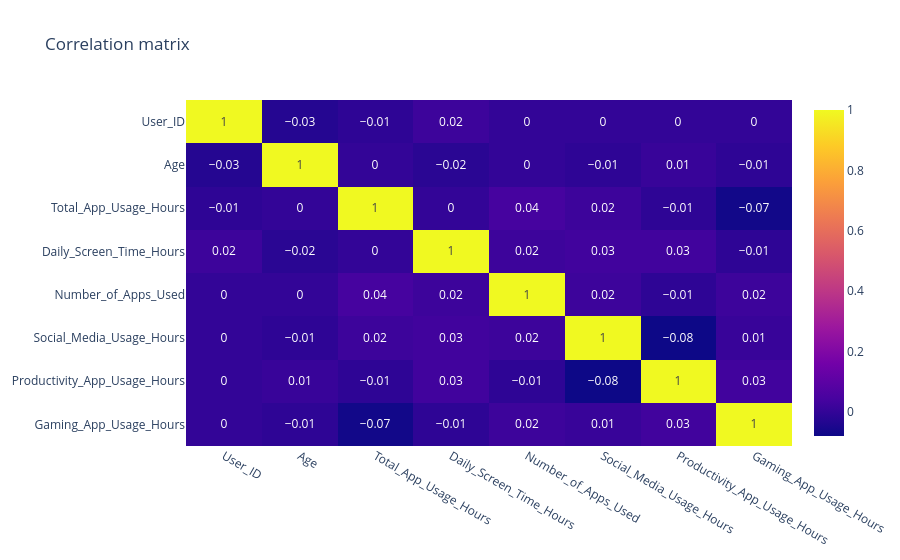
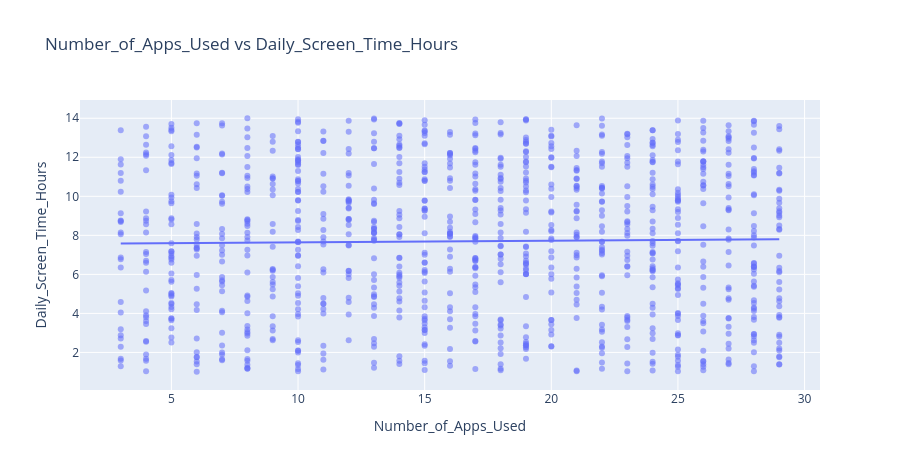
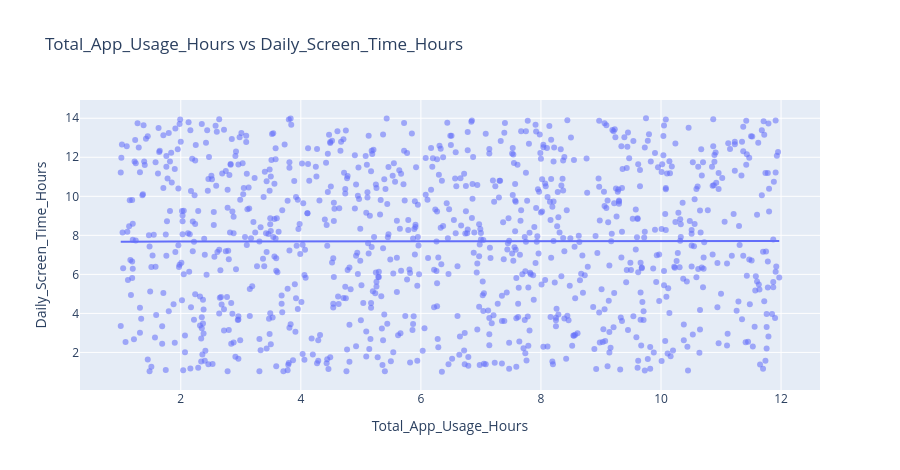

These figures' notebook cell, in order:
### Code cell
# Correlation and first relationships
title("Correlation and first relationships")
corr = df[num_cols].corr().round(2)
fig = px.imshow(corr, text_auto=True, aspect="auto", title="Correlation matrix")
fig.show()

# Scatter relationships with screen time
pairs = [("Number_of_Apps_Used", "Daily_Screen_Time_Hours"), ("Total_App_Usage_Hours", "Daily_Screen_Time_Hours"), ("Social_Media_Usage_Hours", "Daily_Screen_Time_Hours"), ("Productivity_App_Usage_Hours", "Daily_Screen_Time_Hours"), ("Gaming_App_Usage_Hours", "Daily_Screen_Time_Hours")]
for x, y in pairs:
    if x in df.columns and y in df.columns:
        fig = px.scatter(df, x=x, y=y, opacity=0.55, trendline="ols", title=f"{x} vs {y}")
        fig.update_layout(height=470)
        fig.show()

### Figure 1 — Plotly figure (JSON) as saved in the notebook; plotly's stock layout.template omitted (floating-point values rounded to 4 significant figures)
{"data": [{"coloraxis": "coloraxis", "hovertemplate": "x: %{x}<br>y: %{y}<br>color: %{z}<extra></extra>", "name": "0", "texttemplate": "%{z}", "type": "heatmap", "x": ["User_ID", "Age", "Total_App_Usage_Hours", "Daily_Screen_Time_Hours", "Number_of_Apps_Used", "Social_Media_Usage_Hours", "Productivity_App_Usage_Hours", "Gaming_App_Usage_Hours"], "xaxis": "x", "y": ["User_ID", "Age", "Total_App_Usage_Hours", "Daily_Screen_Time_Hours", "Number_of_Apps_Used", "Social_Media_Usage_Hours", "Productivity_App_Usage_Hours", "Gaming_App_Usage_Hours"], "yaxis": "y", "z": [[1.0, -0.03, -0.01, 0.02, -0.0, -0.0, 0.0, -0.0], [-0.03, 1.0, -0.0, -0.02, -0.0, -0.01, 0.01, -0.01], [-0.01, -0.0, 1.0, 0.0, 0.04, 0.02, -0.01, -0.07], [0.02, -0.02, 0.0, 1.0, 0.02, 0.03, 0.03, -0.01], [-0.0, -0.0, 0.04, 0.02, 1.0, 0.02, -0.01, 0.02], [-0.0, -0.01, 0.02, 0.03, 0.02, 1.0, -0.08, 0.01], [0.0, 0.01, -0.01, 0.03, -0.01, -0.08, 1.0, 0.03], [-0.0, -0.01, -0.07, -0.01, 0.02, 0.01, 0.03, 1.0]]}], "layout": {"coloraxis": {"colorscale": [[0, "#0d0887"], [0.1111, "#46039f"], [0.2222, "#7201a8"], [0.3333, "#9c179e"], [0.4444, "#bd3786"], [0.5556, "#d8576b"], [0.6667, "#ed7953"], [0.7778, "#fb9f3a"], [0.8889, "#fdca26"], [1, "#f0f921"]]}, "title": {"text": "Correlation matrix"}, "xaxis": {"anchor": "y", "domain": [0, 1]}, "yaxis": {"anchor": "x", "autorange": "reversed", "domain": [0, 1]}}}

### Figure 2 — Plotly figure (JSON) as saved in the notebook; plotly's stock layout.template omitted (floating-point values rounded to 4 significant figures; data arrays with more than 128 entries replaced by an {"elided": "..."} marker saying what was removed)
{"data": [{"hovertemplate": "Number_of_Apps_Used=%{x}<br>Daily_Screen_Time_Hours=%{y}<extra></extra>", "legendgroup": "", "marker": {"color": "#636efa", "opacity": 0.55, "symbol": "circle"}, "mode": "markers", "name": "", "orientation": "v", "showlegend": false, "type": "scatter", "x": {"elided": "1000 int values"}, "xaxis": "x", "y": {"elided": "1000 float values"}, "yaxis": "y"}, {"hovertemplate": "<b>OLS trendline</b><br>Daily_Screen_Time_Hours = 0.00820628 * Number_of_Apps_Used + 7.5597<br>R<sup>2</sup>=0.000283<br><br>Number_of_Apps_Used=%{x}<br>Daily_Screen_Time_Hours=%{y} <b>(trend)</b><extra></extra>", "legendgroup": "", "marker": {"color": "#636efa", "symbol": "circle"}, "mode": "lines", "name": "", "showlegend": false, "type": "scatter", "x": {"elided": "1000 int values"}, "xaxis": "x", "y": {"elided": "1000 float values"}, "yaxis": "y"}], "layout": {"height": 470, "legend": {"tracegroupgap": 0}, "title": {"text": "Number_of_Apps_Used vs Daily_Screen_Time_Hours"}, "xaxis": {"anchor": "y", "domain": [0, 1], "title": {"text": "Number_of_Apps_Used"}}, "yaxis": {"anchor": "x", "domain": [0, 1], "title": {"text": "Daily_Screen_Time_Hours"}}}}

### Figure 3 — Plotly figure (JSON) as saved in the notebook; plotly's stock layout.template omitted (floating-point values rounded to 4 significant figures; data arrays with more than 128 entries replaced by an {"elided": "..."} marker saying what was removed)
{"data": [{"hovertemplate": "Total_App_Usage_Hours=%{x}<br>Daily_Screen_Time_Hours=%{y}<extra></extra>", "legendgroup": "", "marker": {"color": "#636efa", "opacity": 0.55, "symbol": "circle"}, "mode": "markers", "name": "", "orientation": "v", "showlegend": false, "type": "scatter", "x": {"elided": "1000 float values"}, "xaxis": "x", "y": {"elided": "1000 float values"}, "yaxis": "y"}, {"hovertemplate": "<b>OLS trendline</b><br>Daily_Screen_Time_Hours = 0.00349286 * Total_App_Usage_Hours + 7.67394<br>R<sup>2</sup>=0.000009<br><br>Total_App_Usage_Hours=%{x}<br>Daily_Screen_Time_Hours=%{y} <b>(trend)</b><extra></extra>", "legendgroup": "", "marker": {"color": "#636efa", "symbol": "circle"}, "mode": "lines", "name": "", "showlegend": false, "type": "scatter", "x": {"elided": "1000 float values"}, "xaxis": "x", "y": {"elided": "1000 float values"}, "yaxis": "y"}], "layout": {"height": 470, "legend": {"tracegroupgap": 0}, "title": {"text": "Total_App_Usage_Hours vs Daily_Screen_Time_Hours"}, "xaxis": {"anchor": "y", "domain": [0, 1], "title": {"text": "Total_App_Usage_Hours"}}, "yaxis": {"anchor": "x", "domain": [0, 1], "title": {"text": "Daily_Screen_Time_Hours"}}}}
